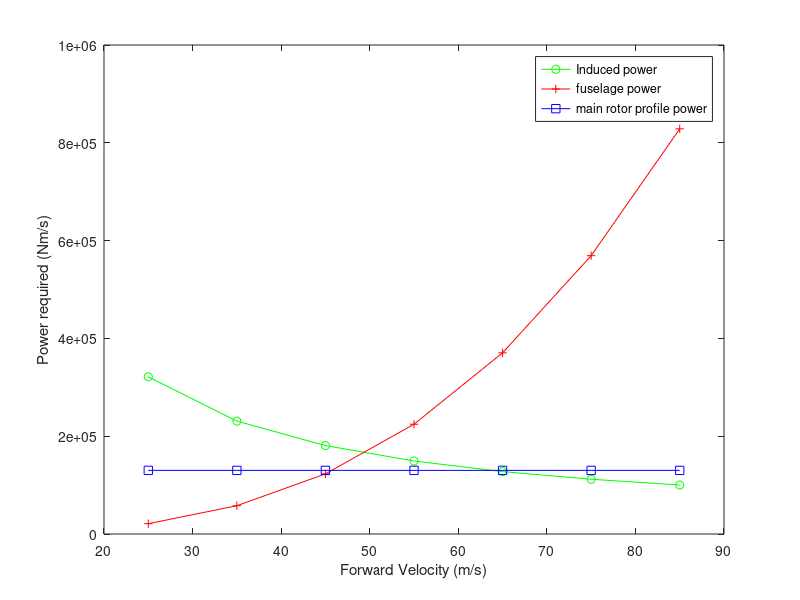
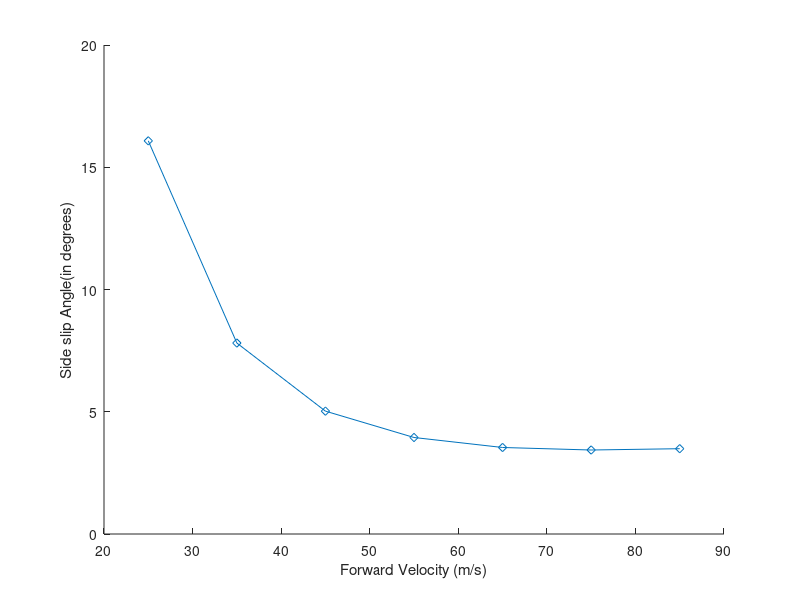

Reproduce these figures in MATLAB, in order.
%given
rho = 1.0793;  R = 6.8; v = 55; fa = 2.5; m = 4500;
g = 9.81; b = 3; c = 0.35; Cd = 0.0095; VT = 33*6.8;
mu = v/VT; sfin = 2.5; omega = 33;
tic
%constants end%
pfuse = zeros(1,9);
pmrtr = zeros(1,10);
pvi = zeros(1,10);
B1 = zeros(1,10);
for X = 25:10:85
    disp(['For velocity: ',num2str(X),' m/s'])
    v = X;
    %main loop
    Tx = 0.5*rho*power(v,2)*fa;
    D = Tx*1.2/8.2;
    Tz = m*g + D;
    %Assumption
    A = pi*power(R,2)*(power(0.9,2)-power(0.18,2));
    vi = (Tz/(2*rho*A))/v;
    Pvi = Tz*vi;
    %%%%%%%%%%
    Pfuse = 0.5*rho*power(v,3)*fa;%fuselase power
    Pmrtr = (1/8)*rho*b*c*R*Cd*power(VT,3)*(1+4.3*power(mu,2));%main rotor profile power
    Pmr = Pvi + Pfuse + Pmrtr ;
    disp(['Induced power= ',num2str(Pvi),' Nm/s'])
    disp(['Fuselage Power= ',num2str(Pfuse),' Nm/s'])
    disp(['Main rotor profile power= ',num2str(Pmrtr),' Nm/s'])
    disp(['Power main rotor= ',num2str(Pmr),' Nm/s'])
        pvi(X) = Pvi;
        pfuse(X) = Pfuse;
        pmrtr(X) = Pmrtr;
      %Assume
    %iteration start
    Ttr = 0;
    ii = 1;
    Bn1 = 0; 
    Bn = 1;
    B = 90;
    while (Bn - Bn1) >0.001 
            disp(['Iteration: ',num2str(ii)])
            Tfin = ((Pmr/omega)-Ttr*9.5)/8.2;
            bta = Tfin/(0.5*rho*power(v,2)*sfin*3.8);
            Bn = B;
            B = bta*(180/pi);
            Bn1 = B;

%             if Bn1 > 0
            %%%%%%beta found
                Fside = 0.5*rho*power((v*sind(B)),2)*4;
                Ty = Fside+Tfin+Ttr;
                Ttr = 1/1.8*((Ty*1.2)-(Tfin*0.85));
                ii = ii +1;
                disp(['Beta= ',num2str(Bn1)])
                B1(X) = Bn1;
%             else
%                 disp(['Beta= ',num2str(Bn)])
%                 Fside = 0.5*rho*power((v*sind(Bn)),2)*4;
%                 Ty = Fside+Tfin+Ttr;
%                 Ttr = 1/1.8*((Ty*1.2)-(Tfin*0.85));
%                 B1(X) = Bn;
%             end
    end
    %end of first iteration
    Fside = 0.5*power(v*sin(Bn),2)*4;
    Ty = Tfin+Ttr+Fside;
    if v == 55
                disp(['Tx:', num2str(Tx),' N'])
                disp(['Ty:', num2str(Ty),' N'])
                disp(['Tz:', num2str(Tz),' N'])
                disp(['Ttr:', num2str(Ttr),' N'])
                disp(['Tfin:', num2str(Tfin),' N']) 
                disp(['Fside:', num2str(Fside),' N'])
    else
    end
    
    
%%%%%%%%question number 4
end
X = 25:10:85;
y1 = [pvi(25) pvi(35) pvi(45) pvi(55) pvi(65) pvi(75) pvi(85)];
y2 = [pfuse(25) pfuse(35) pfuse(45) pfuse(55) pfuse(65) pfuse(75) pfuse(85)];
y3 = [pmrtr(25) pmrtr(35) pmrtr(45) pmrtr(55) pmrtr(65) pmrtr(75) pmrtr(85)];
y4 = [B1(25) B1(35) B1(45) B1(55) B1(65) B1(75) B1(85)];

plot(X,y1,'g-o')
hold on
plot(X,y2,'r-+')
hold on
plot(X,y3,'b-s')
xlabel('Forward Velocity (m/s)');
ylabel('Power required (Nm/s)');
legend('Induced power','fuselage power','main rotor profile power');
hold off
print('power curve','-dpng','-r1500')
figure
hold on
xlabel('Forward Velocity (m/s)');
ylabel('Side slip Angle(in degrees)');
plot(X,y4,'-d');
hold off
print('beta vs velociity','-dpng','-r1500')
toc
%SK







